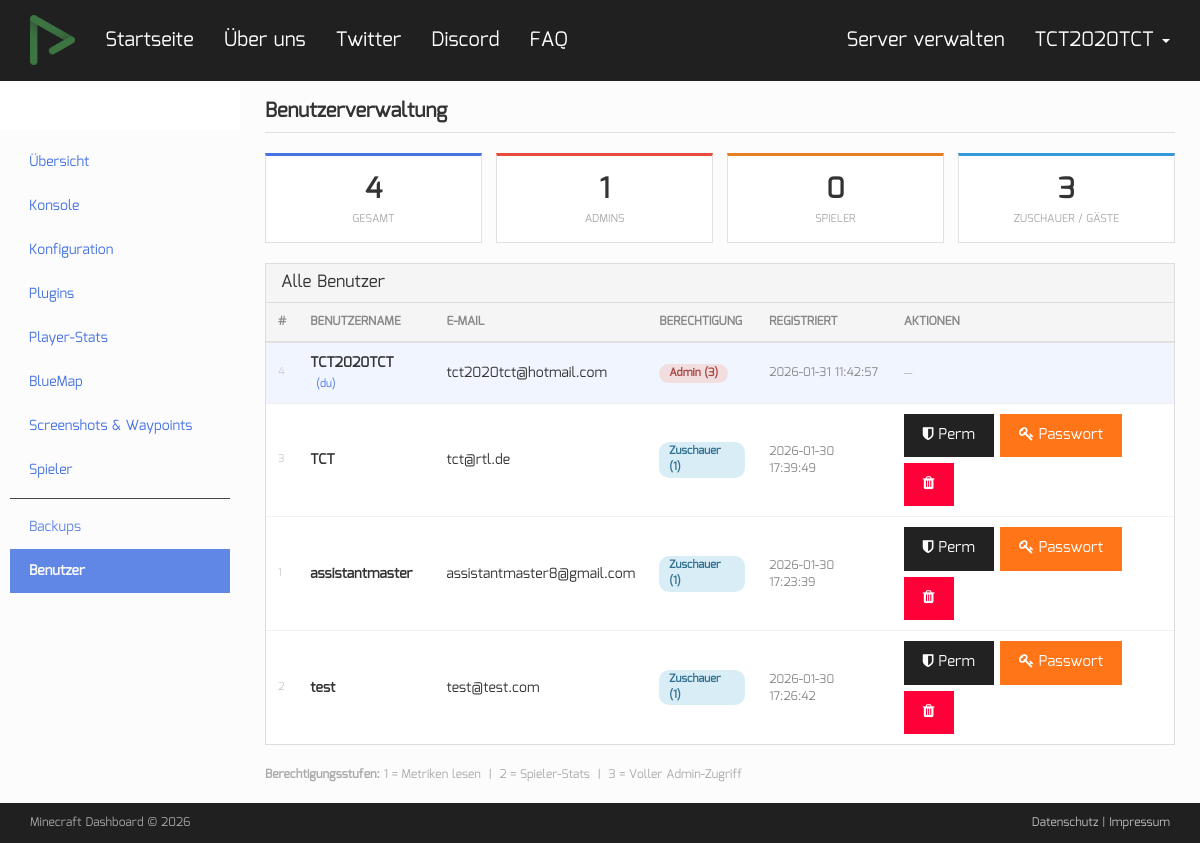
Page /users.php (signed in) on the earlier database version.
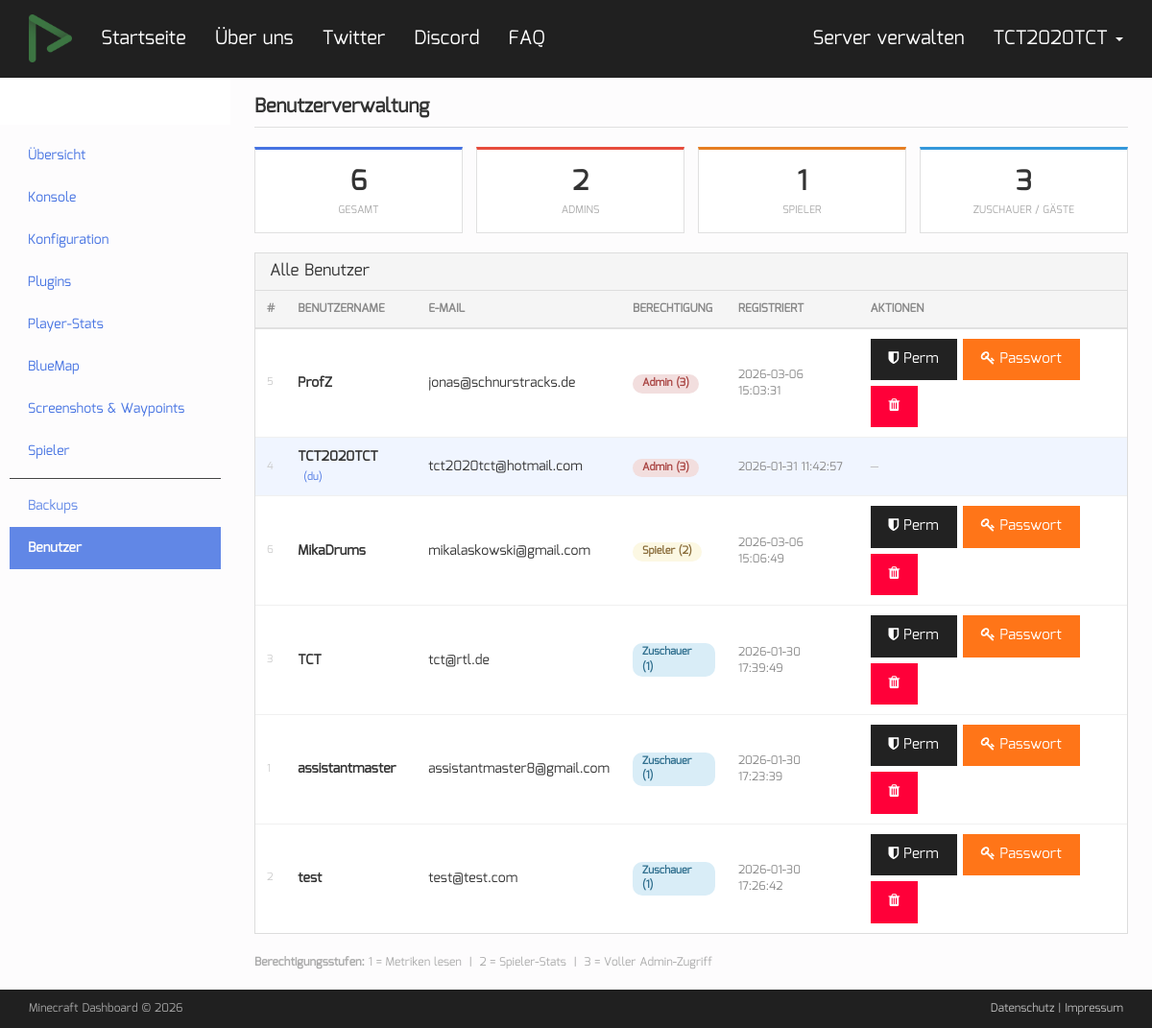
Same page on the later database version.
### tables this page shows
CREATE TABLE users (
    id INTEGER PRIMARY KEY AUTOINCREMENT,
    email TEXT UNIQUE NOT NULL,
    username TEXT UNIQUE NOT NULL, 
    password TEXT NOT NULL,
    first_name TEXT,
    last_name TEXT,
    tel TEXT,
    birth DATE,
    image TEXT,
    permissions INTEGER NOT NULL,
    created_at TIMESTAMP DEFAULT CURRENT_TIMESTAMP,
    last_login TIMESTAMP);

### users.php (the view, shortened to what this page needs)
<?php
$db = new PDO('sqlite:users.db');
$db->setAttribute(PDO::ATTR_ERRMODE, PDO::ERRMODE_EXCEPTION);
$stmt = $db->prepare("SELECT * FROM users WHERE username = ?");
$stmt->execute([$_SESSION['username']]);
$user = $stmt->fetch(PDO::FETCH_ASSOC);
$current = 'users';
$allUsers = $db->query("SELECT id, username, email, permissions, created_at FROM users ORDER BY permissions DESC, username ASC")->fetchAll(PDO::FETCH_ASSOC);
$permLabels = [
    1 => ['label' => 'Zuschauer', 'class' => 'info'],
    2 => ['label' => 'Spieler', 'class' => 'warning'],
    3 => ['label' => 'Admin',     'class' => 'danger'],
    4 => ['label' => 'Owner',     'class' => 'danger'],
];
?>
<!DOCTYPE html>
<html lang="de">
<head>
    <link rel="stylesheet" href="assets/css/font-awesome.min.css">
    <link rel="stylesheet" href="assets/css/cosmo-bootstrap.min.css">
    <link rel="stylesheet" href="assets/css/page.css">
    <link rel="stylesheet" href="assets/css/panel.css">
</head>
<body class="panel-layout">
<?php include 'nav_helper.php'; ?>
<div class="panel-wrapper">
    <div class="panel-content">
        <div class="page-header"><h2>Benutzerverwaltung</h2></div>
        <?php
        $counts = array_fill(0, 4, 0);
        foreach ($allUsers as $u) $counts[(int)$u['permissions']]++;
        ?>
        <div class="stat-cards">
            <div class="stat-card">
                <div class="num"><?= count($allUsers) ?></div>
                <div class="lbl">Gesamt</div>
            </div>
            <div class="stat-card" style="border-top-color:#e74c3c;">
                <div class="num"><?= $counts[3] ?></div>
                <div class="lbl">Admins</div>
            </div>
            <div class="stat-card" style="border-top-color:#e67e22;">
                <div class="num"><?= $counts[2] ?></div>
                <div class="lbl">Spieler</div>
            </div>
            <div class="stat-card" style="border-top-color:#3498db;">
                <div class="num"><?= $counts[1] + $counts[0] ?></div>
                <div class="lbl">Zuschauer / Gäste</div>
            </div>
        </div>
        <div class="panel panel-default">
            <div class="panel-heading">
                <h3 class="panel-title">Alle Benutzer</h3>
            </div>
            <div class="panel-body" style="padding:0;">
                <table class="user-table">
                    <thead>
                        <tr>
                            <th>#</th>
                            <th>Benutzername</th>
                            <th>E-Mail</th>
                            <th>Berechtigung</th>
                            <th>Registriert</th>
                            <th>Aktionen</th>
                        </tr>
                    </thead>
                    <tbody>
                    <?php foreach ($allUsers as $u):
                        $isSelf = ($u['username'] === $user['username']);
                        $p = (int)$u['permissions'];
                    ?>
                    <tr class="<?= $isSelf ? 'is-self' : '' ?>">
                        <td style="color:#ccc;font-size:11px;"><?= (int)$u['id'] ?></td>
                        <td>
                            <strong><?= htmlspecialchars($u['username']) ?></strong>
                            <?php if ($isSelf): ?>
                            <span style="font-size:11px;color:#4673E2;margin-left:6px;">(du)</span>
                            <?php endif; ?>
                        </td>
                        <td>
                            <?= isset($u['email']) ? htmlspecialchars($u['email']) : '–' ?>
                        </td>
                        <td>
                            <span class="perm-badge perm-<?= $p ?>">
                                <?= $permLabels[$p]['label'] ?? 'Unbekannt' ?> (<?= $p ?>)
                            </span>
                        </td>
                        <td style="color:#888;font-size:12px;">
                            <?= isset($u['created_at']) ? htmlspecialchars($u['created_at']) : '–' ?>
                        </td>
                        <td>
                            <?php if (!$isSelf): ?>
                            <div class="action-btns">
                                <button class="btn btn-xs btn-default"
                                        onclick="openPermModal(<?= (int)$u['id'] ?>, '<?= htmlspecialchars($u['username'], ENT_QUOTES) ?>', <?= $p ?>)">
                                    <i class="fa fa-shield"></i> Perm
                                </button>
                                <button class="btn btn-xs btn-warning"
                                        onclick="openPwModal(<?= (int)$u['id'] ?>, '<?= htmlspecialchars($u['username'], ENT_QUOTES) ?>')">
                                    <i class="fa fa-key"></i> Passwort
                                </button>
                                <button class="btn btn-xs btn-danger"
                                        onclick="openDelModal(<?= (int)$u['id'] ?>, '<?= htmlspecialchars($u['username'], ENT_QUOTES) ?>')">
                                    <i class="fa fa-trash"></i>
                                </button>
                            </div>
                            <?php else: ?>
                            <span style="color:#bbb;font-size:12px;">—</span>
                            <?php endif; ?>
                        </td>
                    </tr>
                    <?php endforeach; ?>
                    </tbody>
                </table>
            </div>
        </div>
        <div style="font-size:12px;color:#aaa;margin-top:8px;">
            <strong>Berechtigungsstufen:</strong>
            1 = Metriken lesen &nbsp;|&nbsp;
            2 = Spieler-Stats &nbsp;|&nbsp;
            3 = Voller Admin-Zugriff
        </div>
    </div>
</div>
<div class="footer">
    <div class="container-fluid">
        <div class="row">
            <div class="col-md-6">Minecraft Dashboard &copy; <?php echo date('Y'); ?></div>
            <div class="col-md-6 text-right"><a href="#">Datenschutz</a> | <a href="#">Impressum</a></div>
        </div>
    </div>
</div>
</body>
</html>

### nav_helper.php (shortened to what this page needs)
<?php
$perm = (int)($user['permissions'] ?? 0);
$navItems = [
    'dashboard'   => ['url' => 'dashboard.php',   'label' => 'Übersicht'],
    'console'     => ['url' => 'console.php',      'label' => 'Konsole'],
    'config'      => ['url' => 'config.php',       'label' => 'Konfiguration'],
    'plugins'     => ['url' => 'plugins.php',      'label' => 'Plugins'],
    'stats'       => ['url' => 'stats.php',        'label' => 'Player-Stats'],
    'bluemap'     => ['url' => 'bluemap.php',      'label' => 'BlueMap'],
    'screenshots' => ['url' => 'screenshots.php',  'label' => 'Screenshots &amp; Waypoints'],
    'players'     => ['url' => 'players.php',      'label' => 'Spieler'],
];
if ($perm >= 3) {
    $navItems['backups'] = ['url' => 'backups.php', 'label' => 'Backups', 'admin' => true];
    $navItems['users']   = ['url' => 'users.php',   'label' => 'Benutzer', 'admin' => true];
}
?>
<nav class="navbar navbar-default navbar-fixed-top">
    <div class="container">
        <div class="navbar-header">
            <a class="navbar-brand" href="dashboard.php">
                <img alt="Logo" height="50" src="assets/PloudOS-Small.png">
            </a>
        </div>
        <div id="navbar" class="navbar-collapse collapse">
            <ul class="nav navbar-nav">
                <li><a href="dashboard.php">Startseite</a></li>
                <li><a href="#">Über uns</a></li>
                <li><a href="#">Twitter</a></li>
                <li><a href="https://discord.gg/mg8zcK9ZVa">Discord</a></li>
                <li><a href="#">FAQ</a></li>
            </ul>
            <ul class="nav navbar-nav navbar-right">
                <?php if (isset($user)): ?>
                <li><a href="dashboard.php">Server verwalten</a></li>
                <li class="dropdown">
                    <a href="#" class="dropdown-toggle" data-toggle="dropdown">
                        <?php echo htmlspecialchars($user['username']); ?> <span class="caret"></span>
                    </a>
                </li>
                <?php else: ?>
                <li><a href="login.php"><i class="fa fa-sign-in"></i> Login</a></li>
                <li><a href="register.php"><i class="fa fa-user-plus"></i> Registrieren</a></li>
                <?php endif; ?>
            </ul>
        </div>
    </div>
</nav>
<?php if (isset($navItems)): ?>
<div class="sidebar">
    <ul>
        <?php $adminSepShown = false; foreach ($navItems as $key => $item): ?>
        <?php if (!empty($item['admin']) && !$adminSepShown): $adminSepShown = true; ?>
        <li class="sidebar-sep" style="border-top:1px solid #444;margin:6px 0;padding:0;height:1px;list-style:none;pointer-events:none;"></li>
        <?php endif; ?>
        <li class="<?= ($current ?? '') === $key ? 'active' : '' ?>" <?= !empty($item['admin']) ? 'style="opacity:0.85;"' : '' ?>>
            <a href="<?= $item['url'] ?>"><?= $item['label'] ?></a>
        </li>
        <?php endforeach; ?>
    </ul>
</div>
<?php endif; ?>

### assets/css/page.css (style rules this page uses)
body { font-family: 'Mina', sans-serif !important; padding-top: 80px; width:100%; height: 100%; }
.navbar-brand>img { max-height: 100%; height: 100%; width: auto; margin: 0 auto; -o-object-fit: contain; object-fit: contain; }
.navbar .navbar-brand { height: 80px; }
.navbar .nav >li >a { padding-top: 30px; padding-bottom: 30px; background-color: #202020; font-size: 20px; color: white; }
.navbar { background-color: #202020; border: none; }
.page h2,h3,h4,h5 { font-family: 'Mina', sans-serif !important; }
.footer { position: fixed; left: 0; bottom: 0; width: 100%; padding: 10px; height: 50px; background-color: #202020; color: white; line-height: 35px; z-index:1; }
.footer a { color:white; }

### assets/css/panel.css (style rules this page uses)
body.panel-layout .footer { position: fixed; bottom: 0; left: 0; right: 0; height: 40px; line-height: 40px; padding: 0 15px; background-color: #202020; color: rgba(255,255,255,0.6); font-size: 12px; z-index: 100; }
body.panel-layout .footer a { color: rgba(255,255,255,0.7); }
.panel-wrapper { display: flex; min-height: calc(100vh - 80px - 40px); margin-bottom: 40px; }
.sidebar { width: 20%; flex-shrink: 0; padding-top: 0; position: fixed; top: 80px; left: 0; bottom: 40px; overflow-y: auto; z-index: 50; background-color: #FDFCFD; margin-top: 50px; }
.sidebar ul { list-style: none; margin: 10px; padding: 0; }
.sidebar ul li a { display: block; padding: 12px 16px; color: #4673E2; text-decoration: none; font-size: 14px; font-family: 'Mina', sans-serif; border-left: 3px solid transparent; transition: background-color 0.15s, color 0.15s, border-color 0.15s; white-space: nowrap; overflow: hidden; text-overflow: ellipsis; }
.sidebar ul li.active a, .sidebar ul li a.active { background-color: #4673E2; color: #FDFCFD; font-weight: 600; }
.panel-content { margin-left: 20%; flex: 1; padding: 20px 25px; background-color: #FDFCFD; min-height: calc(100vh - 80px - 40px); }
.panel-content .page-header { margin-top: 0; padding-bottom: 10px; margin-bottom: 20px; border-bottom: 1px solid #e0e0e0; }
.panel-content .page-header h2 { font-size: 20px; font-weight: 600; color: #333; margin: 0; font-family: 'Mina', sans-serif; }
.panel { border-radius: 0; box-shadow: none; border-color: #ddd; }
.panel-heading { border-radius: 0; font-family: 'Mina', sans-serif; }

### users.php (style rules this page uses)
.user-table { width: 100%; border-collapse: collapse; }
.user-table th { background: #f5f5f5; padding: 10px 12px; font-size: 12px; text-transform: uppercase; color: #888; border-bottom: 2px solid #e0e0e0; font-weight: 700; text-align: left; }
.user-table td { padding: 10px 12px; border-bottom: 1px solid #f0f0f0; vertical-align: middle; font-size: 14px; }
.user-table tr:last-child td { border-bottom: none; }
.user-table tr.is-self td { background: #f0f5ff; }
.perm-badge { display: inline-block; padding: 2px 10px; border-radius: 10px; font-size: 11px; font-weight: 700; }
.perm-1 { background:#d9edf7; color:#31708f; }
.perm-2 { background:#fcf8e3; color:#8a6d3b; }
.perm-3 { background:#f2dede; color:#a94442; }
.action-btns { display: flex; gap: 6px; flex-wrap: wrap; }
.stat-cards { display: flex; gap: 14px; flex-wrap: wrap; margin-bottom: 20px; }
.stat-card { flex: 1; min-width: 130px; background: #fff; border: 1px solid #e0e0e0; border-top: 3px solid #4673E2; padding: 14px 16px; text-align: center; }
.stat-card .num { font-size: 28px; font-weight: 700; color: #333; }
.stat-card .lbl { font-size: 11px; color: #aaa; text-transform: uppercase; margin-top: 2px; }

Differences in the rows shown:
added users: id "5", username "ProfZ", email "jonas@schnurstracks.de", permissions "Admin", permissions "3", created_at "2026-03-06 15:03:31"
added users: id "6", username "MikaDrums", email "mikalaskowski@gmail.com", permissions "Spieler", permissions "2", created_at "2026-03-06 15:06:49"
Other differences:
count($allUsers): "4" → "6"
$counts[3]: "1" → "2"
$counts[2]: "0" → "1"
